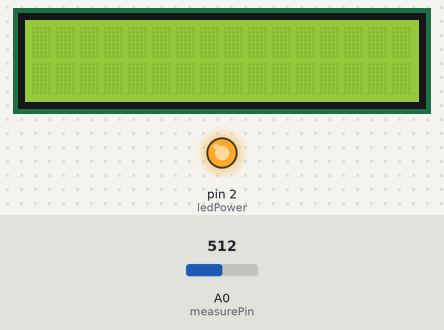
The sketch below on a simulated Arduino Uno, built with avr-gcc and run on an emulated ATmega328P. Parts: 16×2 character LCD, output pins drawn as LEDs (lit = HIGH). The inputs (shaded band) are chosen by the test bench; at power-on: A0 (measurePin) = 512. What the sketch prints to the serial monitor is not drawn.

Above: at 1.6 s.
1.7 s: A0 (measurePin) set to 716
4.8 s: A0 (measurePin) set to 900
8.0 s: A0 (measurePin) set to 1023
Timing chart, 0 to 11.0 s (numbered marks = the images above; inputs shaded):
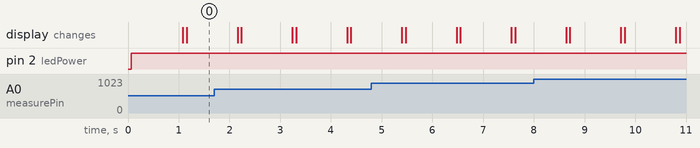

The sketch:

sketch_js.ino
```cpp
#include <LiquidCrystal_I2C.h>
#include <Wire.h>

LiquidCrystal_I2C LCD(0x27,16,2);
int measurePin = 0;
int ledPower = 2;

int samplingTime = 280;
int deltaTime = 40;
int sleepTime = 9680;

float voMeasured = 0;
float calcVoltage = 0;
float dustDensity = 0;

void setup()
{
  Serial.begin(9600);
  pinMode(ledPower,OUTPUT);
  LCD.init();
  LCD.backlight();
  LCD.setCursor(0,0);
}

void loop()
{

  digitalWrite(ledPower,LOW);
  delayMicroseconds(samplingTime);

  voMeasured = analogRead(measurePin);

  delayMicroseconds(deltaTime);
  digitalWrite(ledPower,HIGH);
  delayMicroseconds(sleepTime);

  calcVoltage=voMeasured*(5.0/1024.0);
  dustDensity=0.17*calcVoltage-0.1;
  Serial.print("Raw Signal Value (0-1023): ");
  Serial.print(voMeasured);

  Serial.print("-Voltage: ");
  Serial.print(calcVoltage);

  Serial.print("-Dust Density:");
  Serial.println(dustDensity);//unit:mg/m3

delay(1000);
LCD.print(dustDensity);
  LCD.init();

}
```
